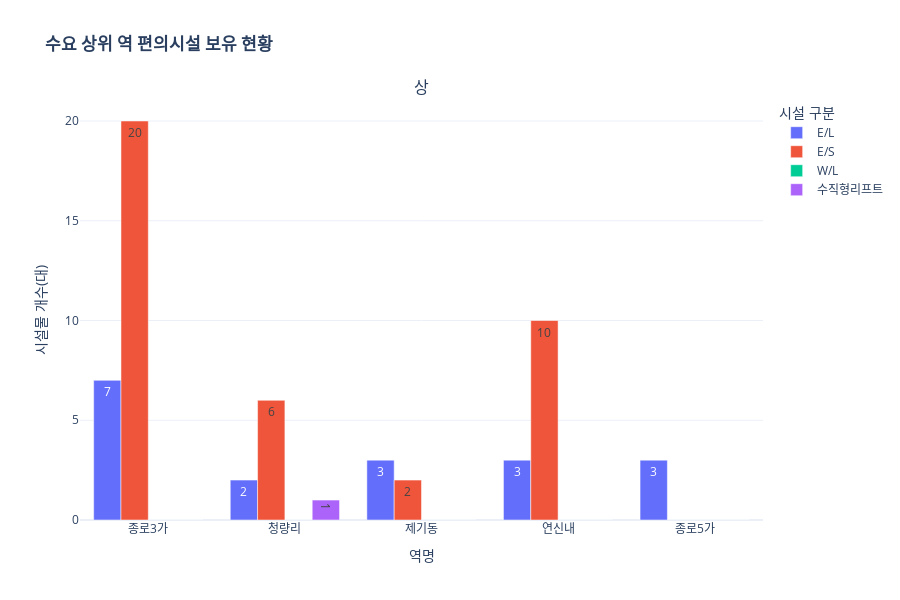

The notebook cell saved with this chart:
### Code cell
# 1. 분석하신 'Top 5 역' 리스트 (아까 궁금해하신 종로3가, 종로5가 포함 예시)
# 실제 분석 결과인 상위 5개 역 이름으로 이 부분을 꼭 수정하세요!
top5_list = ['종로3가', '청량리', '제기동', '연신내', '종로5가'] 

# 2. 전체 데이터에서 Top 5 역만 필터링 및 순서 정렬
df_plot = final_facilities_df[final_facilities_df['역명_통합'].isin(top5_list)].copy()
df_plot = df_plot.set_index('역명_통합').reindex(top5_list).reset_index()

# 3. Subplots 생성 (여기서는 하나의 큰 그래프에 묶어서 비교하므로 1행 1열)
fig = make_subplots(rows=1, cols=1, subplot_titles=("상위 5개 역 편의시설 현황"))

# 4. 각 시설물 별로 막대(Bar) 추가
facilities = ['E/L', 'E/S', 'W/L', '수직형리프트']
colors = ['#636EFA', '#EF553B', '#00CC96', '#AB63FA'] # Plotly 기본 색상 팔레트 활용

for i, facility in enumerate(facilities):
    fig.add_trace(
        go.Bar(
            x=df_plot['역명_통합'],
            y=df_plot[facility],
            name=facility, # 범례 이름
            text=df_plot[facility], # 막대 위에 숫자 표시
            textposition='auto', # 숫자 위치 자동 조절
            marker_color=colors[i]
        ),
        row=1, col=1
    )

# 5. 레이아웃 설정 (막대를 그룹으로 묶어서 보여주기)
fig.update_layout(
    title_text="<b>수요 상위 역 편의시설 보유 현황</b>", # 전체 제목
    barmode='group', # 'group'으로 해야 막대가 옆으로 나란히 섭니다 (중요)
    xaxis_title="역명",
    yaxis_title="시설물 개수(대)",
    legend_title="시설 구분",
    template='plotly_white', # 깔끔한 흰색 배경
    height=600 # 그래프 높이
)

# 6. 그래프 출력
fig.show()

### Figure 1 — Plotly figure (JSON) as saved in the notebook; plotly's stock layout.template omitted (floating-point values rounded to 4 significant figures)
{"data": [{"marker": {"color": "#636EFA"}, "name": "E/L", "text": [7, 2, 3, 3, 3], "textposition": "auto", "type": "bar", "x": ["종로3가", "청량리", "제기동", "연신내", "종로5가"], "xaxis": "x", "y": [7, 2, 3, 3, 3], "yaxis": "y"}, {"marker": {"color": "#EF553B"}, "name": "E/S", "text": [20, 6, 2, 10, 0], "textposition": "auto", "type": "bar", "x": ["종로3가", "청량리", "제기동", "연신내", "종로5가"], "xaxis": "x", "y": [20, 6, 2, 10, 0], "yaxis": "y"}, {"marker": {"color": "#00CC96"}, "name": "W/L", "text": [0, 0, 0, 0, 0], "textposition": "auto", "type": "bar", "x": ["종로3가", "청량리", "제기동", "연신내", "종로5가"], "xaxis": "x", "y": [0, 0, 0, 0, 0], "yaxis": "y"}, {"marker": {"color": "#AB63FA"}, "name": "수직형리프트", "text": [0, 1, 0, 0, 0], "textposition": "auto", "type": "bar", "x": ["종로3가", "청량리", "제기동", "연신내", "종로5가"], "xaxis": "x", "y": [0, 1, 0, 0, 0], "yaxis": "y"}], "layout": {"annotations": [{"font": {"size": 16}, "showarrow": false, "text": "상", "x": 0.5, "xanchor": "center", "xref": "paper", "y": 1, "yanchor": "bottom", "yref": "paper"}], "barmode": "group", "height": 600, "legend": {"title": {"text": "시설 구분"}}, "title": {"text": "<b>수요 상위 역 편의시설 보유 현황</b>"}, "xaxis": {"anchor": "y", "domain": [0, 1], "title": {"text": "역명"}}, "yaxis": {"anchor": "x", "domain": [0, 1], "title": {"text": "시설물 개수(대)"}}}}
